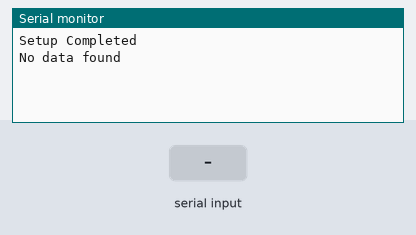
A sketch run on a simulated Arduino Uno, built with avr-gcc and run on an emulated ATmega328P. Parts: the last lines printed to the serial monitor. The inputs (shaded band) are chosen by the test bench.

Above: at 1.2 s.
1.3 s: byte 30 received over Serial
At 2.6 s:
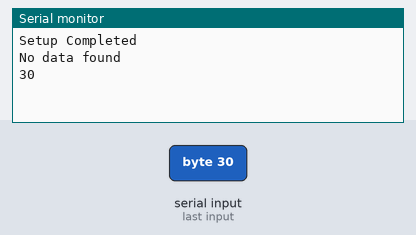
3.5 s: byte 90 received over Serial
At 4.8 s:
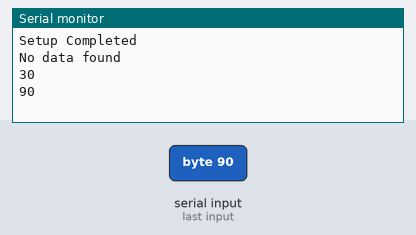
5.0 s: byte 120 received over Serial
At 6.9 s:
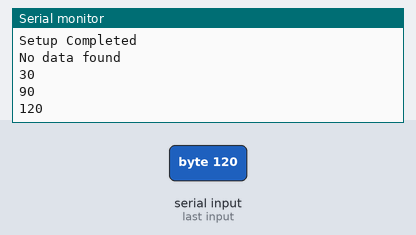

Measured:
- after the input at 1.3 s, the serial monitor: prints a new line after 0.70 s (image 1)
- after the input at 3.5 s, the serial monitor: prints a new line after 0.50 s (image 2)
- after the input at 5.0 s, the serial monitor: prints a new line after 1.0 s (image 3)

The sketch:

sketch_dec29b.ino
```cpp
void setup() {
  Serial.begin(9600);
  Serial.print("Setup Completed\n");

}

void loop() {

  if(Serial.available())
   {
    int temp=Serial.read();
    Serial.print(temp);
    Serial.print("\n");

   }
   else
   Serial.print("No data found\n");
   delay(2000);

}
```
